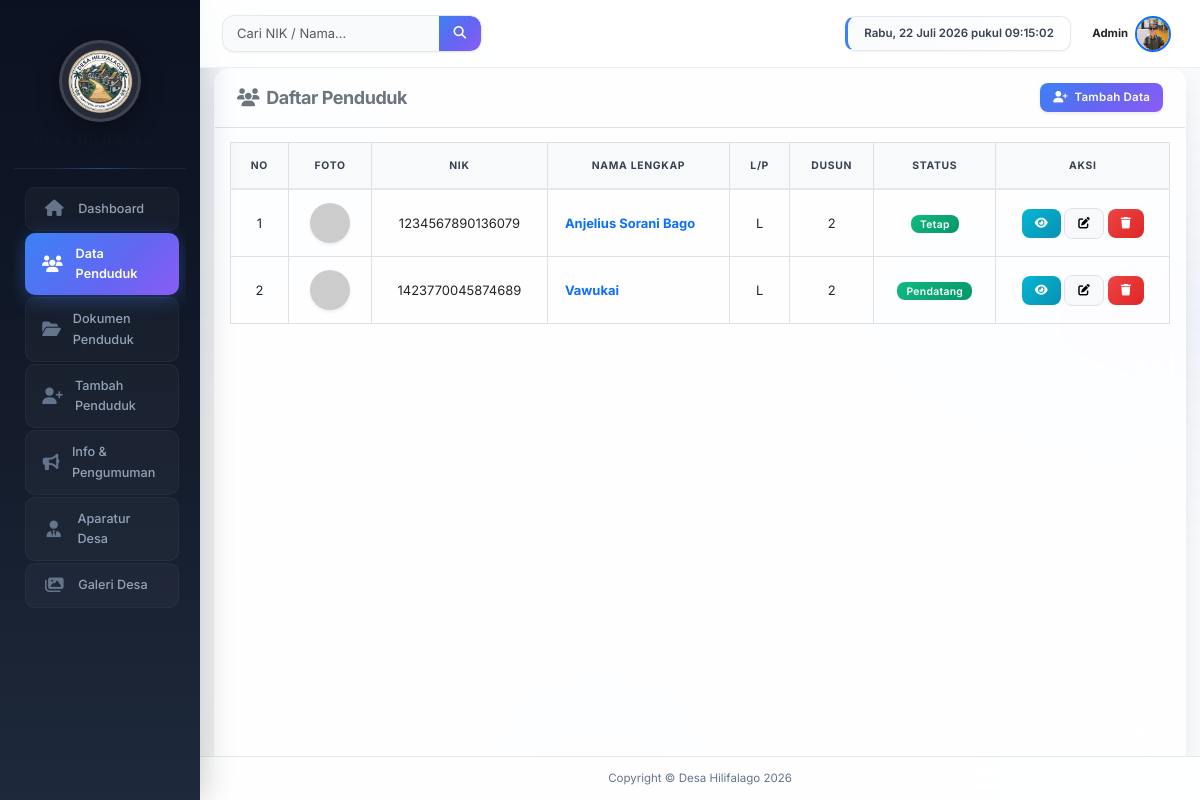
Before: /data_penduduk.php (signed in) with the older database file.
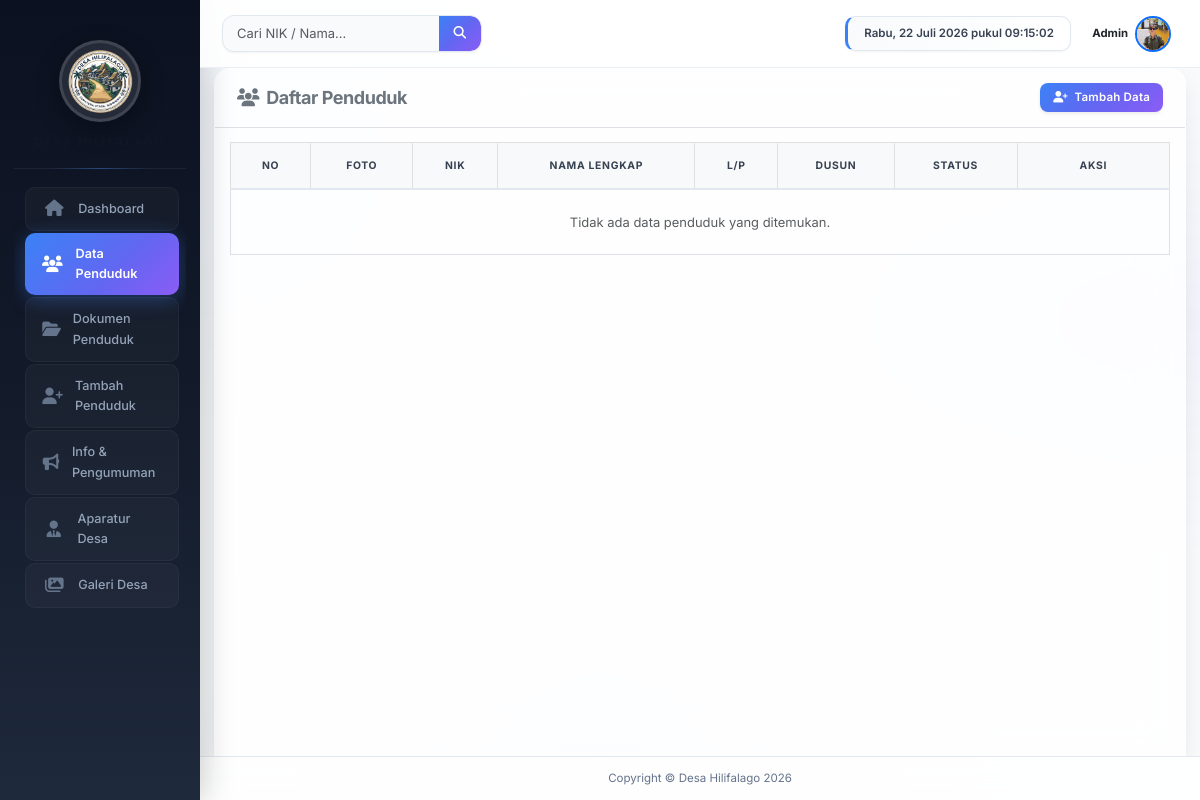
After: the same page with the newer database file.
### tables this page shows
CREATE TABLE `penduduk` (
  `nik` varchar(16) NOT NULL,
  `no_kk` varchar(16) NOT NULL,
  `nama_lengkap` varchar(100) NOT NULL,
  `tempat_lahir` varchar(50) NOT NULL,
  `tanggal_lahir` date NOT NULL,
  `jenis_kelamin` enum('Laki-laki','Perempuan') NOT NULL,
  `agama` varchar(20) NOT NULL,
  `pendidikan` varchar(50) NOT NULL,
  `pekerjaan` varchar(50) DEFAULT NULL,
  `status_perkawinan` enum('Belum Kawin','Kawin','Cerai Hidup','Cerai Mati') NOT NULL,
  `alamat` text NOT NULL,
  `rt` varchar(3) DEFAULT NULL,
  `rw` varchar(3) DEFAULT NULL,
  `status_penduduk` enum('Tetap','Pendatang','Pindah','Meninggal') DEFAULT 'Tetap',
  `created_at` timestamp NOT NULL DEFAULT current_timestamp(),
  `updated_at` timestamp NOT NULL DEFAULT current_timestamp() ON UPDATE current_timestamp()
);

### data_penduduk.php (the view, shortened to what this page needs)
<?php
require_once 'koneksi.php';
$query = "SELECT * FROM penduduk";
$params = [];
$query .= " ORDER BY nama_lengkap ASC";
$stmt = $pdo->prepare($query);
$stmt->execute($params);
$data_penduduk = $stmt->fetchAll();
?>
<!DOCTYPE html>
<html lang="id">
<head>
    <link href="https://cdn.jsdelivr.net/npm/bootstrap@5.3.0/dist/css/bootstrap.min.css" rel="stylesheet">
    <link rel="stylesheet" href="https://cdnjs.cloudflare.com/ajax/libs/font-awesome/6.4.0/css/all.min.css">
    <link rel="stylesheet" href="style.css?v=<?= time() ?>">
</head>
<body>
    <div class="container-fluid p-0">
        <div class="row g-0">
            <?php include 'sidebar.php'; ?>
            <div class="col-md-9 col-lg-10 d-flex flex-column" style="height: 100vh; overflow-x: hidden;">
                <?php include 'topbar.php'; ?>
                <div class="flex-grow-1 d-flex flex-column" style="overflow: hidden;">
                    <div class="pt-0 pb-0 px-3 d-flex flex-column flex-grow-1" style="overflow: hidden;">
                        <div class="card shadow-sm glass-card border-0 mb-0 mt-0 flex-grow-1 d-flex flex-column" style="max-height: 100%; overflow: hidden; border-bottom-left-radius: 0 !important; border-bottom-right-radius: 0 !important;">
                            <div class="card-header bg-transparent border-bottom pt-3 px-4 pb-3 d-flex justify-content-between align-items-center">
                                <h5 class="fw-bold text-secondary mb-0"><i class="fa-solid fa-users me-2"></i>Daftar Penduduk</h5>
                                <a href="tambah_penduduk.php" class="btn btn-primary btn-sm shadow-sm"><i class="fa-solid fa-user-plus me-1"></i> Tambah Data</a>
                            </div>
                            <div class="card-body p-3" style="overflow-y: auto; -webkit-overflow-scrolling: touch;">
                                <div class="table-responsive m-0">
                                    <table class="table table-hover table-bordered align-middle mb-0">
                                        <thead class="table-light text-center">
                                            <tr>
                                                <th>No</th>
                                                <th>Foto</th>
                                                <th>NIK</th>
                                                <th>Nama Lengkap</th>
                                                <th>L/P</th>
                                                <th>Dusun</th>
                                                <th>Status</th>
                                                <th style="min-width: 100px;">Aksi</th>
                                            </tr>
                                        </thead>
                                        <tbody>
                                            <?php if (count($data_penduduk) > 0): ?>
                                                <?php $no = 1; foreach ($data_penduduk as $row): ?>
                                                <tr>
                                                    <td class="text-center"><?= $no++ ?></td>
                                                    <td class="text-center">
                                                        <img src="foto_warga/<?= htmlspecialchars($row['nik']) ?>.jpg?t=<?= time() ?>" onerror="this.src='https://via.placeholder.com/40'" class="rounded-circle shadow-sm" style="width: 40px; height: 40px; object-fit: cover;">
                                                    </td>
                                                    <td class="text-center"><?= htmlspecialchars($row['nik']) ?></td>
                                                    <td class="fw-bold text-primary"><?= htmlspecialchars($row['nama_lengkap']) ?></td>
                                                    <td class="text-center"><?= htmlspecialchars($row['jenis_kelamin'] == 'Laki-laki' ? 'L' : 'P') ?></td>
                                                    <td class="text-center"><?= htmlspecialchars($row['rt']) ?></td>
                                                    <td class="text-center">
                                                        <?php
                                                            $badge = 'bg-success';
                                                        ?>
                                                        <span class="badge <?= $badge ?>"><?= htmlspecialchars($row['status_penduduk']) ?></span>
                                                    </td>
                                                    <td class="text-center">
                                                        <a href="lihat_penduduk.php?nik=<?= $row['nik'] ?>" class="btn btn-sm btn-info border-0 text-white" title="Lihat Detail"><i class="fa-solid fa-eye"></i></a>
                                                        <a href="edit_penduduk.php?nik=<?= $row['nik'] ?>" class="btn btn-sm btn-light border" title="Edit Data"><i class="fa-solid fa-pen-to-square"></i></a>
                                                        <button onclick="konfirmasiHapus('<?= $row['nik'] ?>')" class="btn btn-sm btn-danger border-0" title="Hapus Data"><i class="fa-solid fa-trash"></i></button>
                                                    </td>
                                                </tr>
                                                <?php endforeach; ?>
                                            <?php else: ?>
                                                <tr>
                                                    <td colspan="8" class="text-center text-muted py-4">Tidak ada data penduduk yang ditemukan.</td>
                                                </tr>
                                            <?php endif; ?>
                                        </tbody>
                                    </table>
                                </div>
                            </div>
                        </div>
                    </div>
                </div>
                <div class="mt-auto text-center small footer-marquee-official">
                    <span>Copyright &copy; Desa Hilifalago <?= date('Y') ?></span>
                </div>
            </div>
        </div>
    </div>
</body>
</html>

### sidebar.php (shortened to what this page needs)
<?php
$current_page = basename($_SERVER['PHP_SELF']);
?>
<div class="col-md-3 col-lg-2 sidebar p-3 text-white">
    <div class="sidebar-brand">
        <img src="logo.png?t=<?= time() ?>" alt="Logo Desa" class="logo-img mb-2" onerror="this.src='https://via.placeholder.com/90?text=Logo'">
        <h6 class="fw-bold mt-2 mb-0 small text-uppercase opacity-75" style="letter-spacing: 2px;">Desa Hilifalago</h6>
    </div>
    <div class="sidebar-scroll-content flex-grow-1">
        <ul class="nav flex-column mt-2">
            <li class="nav-item"><a href="index.php" class="nav-link <?= $current_page == 'index.php' ? 'active' : '' ?>"><i class="fa-solid fa-house"></i> Dashboard</a></li>
            <li class="nav-item"><a href="data_penduduk.php" class="nav-link <?= in_array($current_page, ['data_penduduk.php', 'edit_penduduk.php', 'lihat_penduduk.php']) ? 'active' : '' ?>"><i class="fa-solid fa-users"></i> Data Penduduk</a></li>
            <li class="nav-item"><a href="dokumen_penduduk.php" class="nav-link <?= in_array($current_page, ['dokumen_penduduk.php']) ? 'active' : '' ?>"><i class="fa-solid fa-folder-open"></i> Dokumen Penduduk</a></li>
            <li class="nav-item"><a href="tambah_penduduk.php" class="nav-link <?= $current_page == 'tambah_penduduk.php' ? 'active' : '' ?>"><i class="fa-solid fa-user-plus"></i> Tambah Penduduk</a></li>
            <li class="nav-item"><a href="berita.php" class="nav-link <?= in_array($current_page, ['berita.php', 'tambah_berita.php', 'edit_berita.php']) ? 'active' : '' ?>"><i class="fa-solid fa-bullhorn"></i> Info & Pengumuman</a></li>
            <li class="nav-item"><a href="aparatur.php" class="nav-link <?= $current_page == 'aparatur.php' ? 'active' : '' ?>"><i class="fa-solid fa-user-tie"></i> Aparatur Desa</a></li>
            <li class="nav-item"><a href="galeri.php" class="nav-link <?= $current_page == 'galeri.php' ? 'active' : '' ?>"><i class="fa-solid fa-images"></i> Galeri Desa</a></li>
        </ul>
    </div>
</div>

### topbar.php (shortened to what this page needs)
<?php
$search_val = isset($_GET['search']) ? htmlspecialchars($_GET['search']) : '';
?>
<nav class="navbar navbar-expand navbar-light topbar static-top px-3 px-md-4 d-flex justify-content-between align-items-center">
    <div class="d-flex align-items-center gap-3">
        <form action="data_penduduk.php" method="GET" class="d-none d-sm-inline-block mw-100 search-form" style="min-width: 260px;">
            <div class="input-group">
                <input type="text" name="search" class="form-control border-0 small" placeholder="Cari NIK / Nama..." aria-label="Search" value="<?= $search_val ?>">
                <button class="btn btn-primary" type="submit">
                    <i class="fa-solid fa-magnifying-glass"></i>
                </button>
            </div>
        </form>
    </div>
    <ul class="navbar-nav align-items-center gap-1 gap-md-3">
        <li class="nav-item d-none d-md-block">
            <div id="clock-container" class="clock-widget"></div>
        </li>
        <li class="nav-item dropdown">
            <a class="nav-link d-flex align-items-center gap-2 px-2" href="#" id="userDropdown" role="button" data-bs-toggle="dropdown" aria-expanded="false">
                <span class="d-none d-lg-inline fw-bold text-dark small">Admin</span>
                <img class="img-profile rounded-circle border border-2 border-primary" src="foto_kades.jpg?t=<?= time() ?>" onerror="this.src='https://via.placeholder.com/60'" style="width: 36px; height: 36px; object-fit: cover;">
            </a>
        </li>
    </ul>
</nav>

Changed rows visible on the page:
removed penduduk: nik "1234567890136079", nama_lengkap "Anjelius Sorani Bago", jenis_kelamin "L", rt "2", status_penduduk "Tetap"
removed penduduk: nik "1423770045874689", nama_lengkap "Vawukai", jenis_kelamin "L", rt "2", status_penduduk "Pendatang"
Other visible differences:
text now shown: "Tidak ada data penduduk yang ditemukan."
